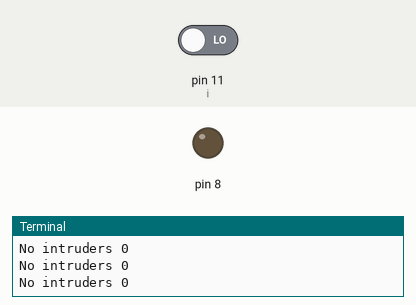
Bench run of a program on a simulated Raspberry Pi (header pin numbers). Parts: output pins drawn as LEDs (lit = HIGH), the last lines printed to the terminal. The test bench sets the inputs (shaded band); at power-on: pin 11 (i) LOW.

Above: at 1.2 s.
1.3 s: pin 11 (i) driven HIGH
At 2.3 s:
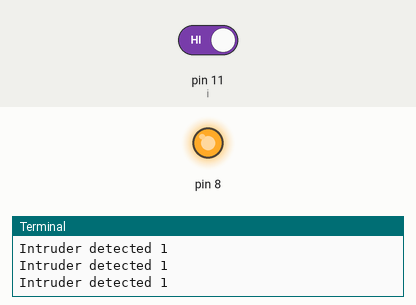
2.8 s: pin 11 (i) driven LOW
At 3.6 s:
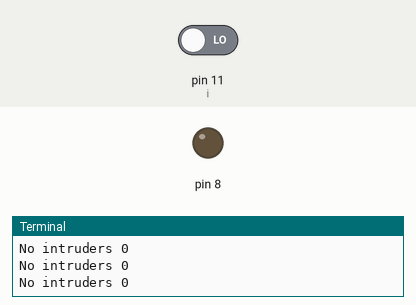
Timing chart, 0 to 5.8 s (numbered marks = the images above; inputs shaded):
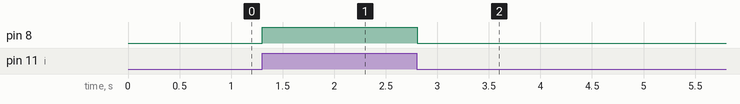

Measured:
- after the input at 1.3 s, pin 8: LOW → HIGH at once
- after the input at 2.8 s, pin 8: HIGH → LOW at once

The program:

pir_led.py
```python
import RPi.GPIO as GPIO
import time
GPIO.setwarnings(False)
GPIO.setmode(GPIO.BOARD)        #physical pin
GPIO.setup(11, GPIO.IN)         #Read output from PIR motion sensor
GPIO.setup(8, GPIO.OUT)         #LED output pin
while True:
    i=GPIO.input(11)
    if i==0:                 #When output from motion sensor is LOW
        print("No intruders",i)
        GPIO.output(8, 0)  #Turn OFF LED
        time.sleep(0.1)
    elif i==1:               #When output from motion sensor is HIGH
        print("Intruder detected",i)
        GPIO.output(8, 1)  #Turn ON LED
        time.sleep(0.1)

GPIO.cleanup()
```
